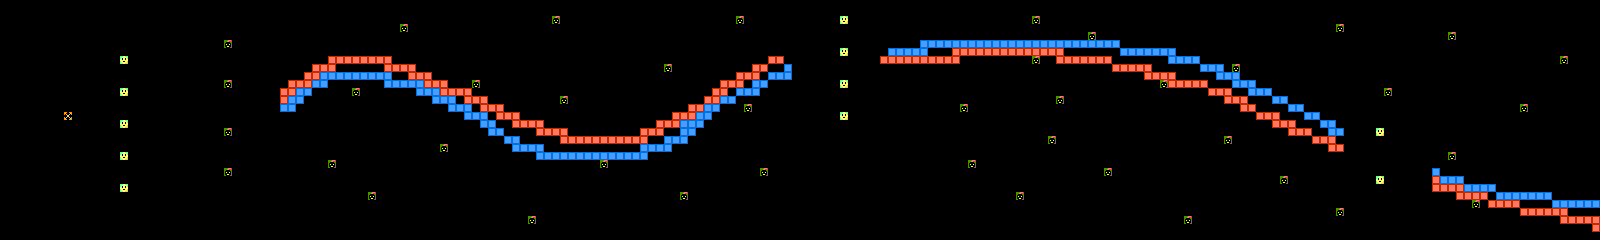

This game map was drawn from its Tiled (.tmx) file and the tilesets committed beside it. A one-line description and the trimmed map source follow:
An orthogonal 200x30 tile map with 8x8 px tiles, 1 tile layer (layer), 2 tilesets.

<map version="1.0" orientation="orthogonal" width="200" height="30" tilewidth="8" tileheight="8">
 <tileset firstgid="1" name="chip" tilewidth="8" tileheight="8">
  <image source="chip.png" width="128" height="128" />
 </tileset>
 <tileset firstgid="257" name="chip" tilewidth="8" tileheight="8">
  <image source="../chip.png" width="128" height="128" />
 </tileset>
 <layer name="layer" width="200" height="30">
  <properties>
   <property name="object" value="true" />
  </properties>
  <data>[6000 cells, 400 non-empty, 5 distinct tile ids]</data>
 </layer>
</map>
